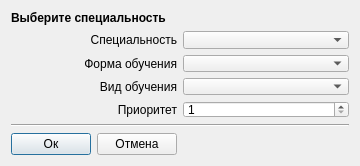
<?xml version="1.0" encoding="UTF-8"?>
<ui version="4.0">
 <class>mAddSpecDialog</class>
 <widget class="QDialog" name="mAddSpecDialog">
  <property name="geometry">
   <rect>
    <x>0</x>
    <y>0</y>
    <width>360</width>
    <height>166</height>
   </rect>
  </property>
  <property name="sizePolicy">
   <sizepolicy hsizetype="Expanding" vsizetype="Expanding">
    <horstretch>0</horstretch>
    <verstretch>0</verstretch>
   </sizepolicy>
  </property>
  <property name="minimumSize">
   <size>
    <width>360</width>
    <height>124</height>
   </size>
  </property>
  <property name="maximumSize">
   <size>
    <width>16000000</width>
    <height>16000000</height>
   </size>
  </property>
  <property name="windowTitle">
   <string>Dialog</string>
  </property>
  <layout class="QVBoxLayout" name="verticalLayout" stretch="0,1,0,0">
   <item>
    <widget class="QLabel" name="label">
     <property name="font">
      <font>
       <weight>75</weight>
       <bold>true</bold>
      </font>
     </property>
     <property name="text">
      <string>Выберите специальность</string>
     </property>
    </widget>
   </item>
   <item>
    <layout class="QGridLayout" name="gridLayout">
     <item row="0" column="0">
      <widget class="QLabel" name="label_2">
       <property name="text">
        <string>Специальность</string>
       </property>
       <property name="alignment">
        <set>Qt::AlignRight|Qt::AlignTrailing|Qt::AlignVCenter</set>
       </property>
      </widget>
     </item>
     <item row="2" column="0">
      <widget class="QLabel" name="label_4">
       <property name="text">
        <string>Вид обучения</string>
       </property>
       <property name="alignment">
        <set>Qt::AlignRight|Qt::AlignTrailing|Qt::AlignVCenter</set>
       </property>
      </widget>
     </item>
     <item row="1" column="0">
      <widget class="QLabel" name="label_3">
       <property name="text">
        <string>Форма обучения</string>
       </property>
       <property name="alignment">
        <set>Qt::AlignRight|Qt::AlignTrailing|Qt::AlignVCenter</set>
       </property>
      </widget>
     </item>
     <item row="2" column="1">
      <widget class="QComboBox" name="financeFormComboBox">
       <property name="maximumSize">
        <size>
         <width>256</width>
         <height>16777215</height>
        </size>
       </property>
      </widget>
     </item>
     <item row="1" column="1">
      <widget class="QComboBox" name="educFormComboBox">
       <property name="maximumSize">
        <size>
         <width>256</width>
         <height>16777215</height>
        </size>
       </property>
      </widget>
     </item>
     <item row="0" column="1">
      <widget class="QComboBox" name="specComboBox">
       <property name="maximumSize">
        <size>
         <width>256</width>
         <height>16777215</height>
        </size>
       </property>
      </widget>
     </item>
     <item row="3" column="0">
      <widget class="QLabel" name="label_5">
       <property name="text">
        <string>Приоритет</string>
       </property>
       <property name="alignment">
        <set>Qt::AlignRight|Qt::AlignTrailing|Qt::AlignVCenter</set>
       </property>
      </widget>
     </item>
     <item row="3" column="1">
      <widget class="QSpinBox" name="prioritySpinBox">
       <property name="minimum">
        <number>1</number>
       </property>
       <property name="maximum">
        <number>3</number>
       </property>
      </widget>
     </item>
    </layout>
   </item>
   <item>
    <widget class="Line" name="line">
     <property name="orientation">
      <enum>Qt::Horizontal</enum>
     </property>
    </widget>
   </item>
   <item>
    <layout class="QHBoxLayout" name="horizontalLayout">
     <item>
      <widget class="QPushButton" name="okPushButton">
       <property name="sizePolicy">
        <sizepolicy hsizetype="Fixed" vsizetype="Fixed">
         <horstretch>0</horstretch>
         <verstretch>0</verstretch>
        </sizepolicy>
       </property>
       <property name="text">
        <string>Ок</string>
       </property>
      </widget>
     </item>
     <item>
      <widget class="QPushButton" name="cancelPushButton">
       <property name="text">
        <string>Отмена</string>
       </property>
      </widget>
     </item>
     <item>
      <spacer name="horizontalSpacer">
       <property name="orientation">
        <enum>Qt::Horizontal</enum>
       </property>
       <property name="sizeHint" stdset="0">
        <size>
         <width>40</width>
         <height>20</height>
        </size>
       </property>
      </spacer>
     </item>
    </layout>
   </item>
  </layout>
 </widget>
 <resources/>
 <connections/>
</ui>
